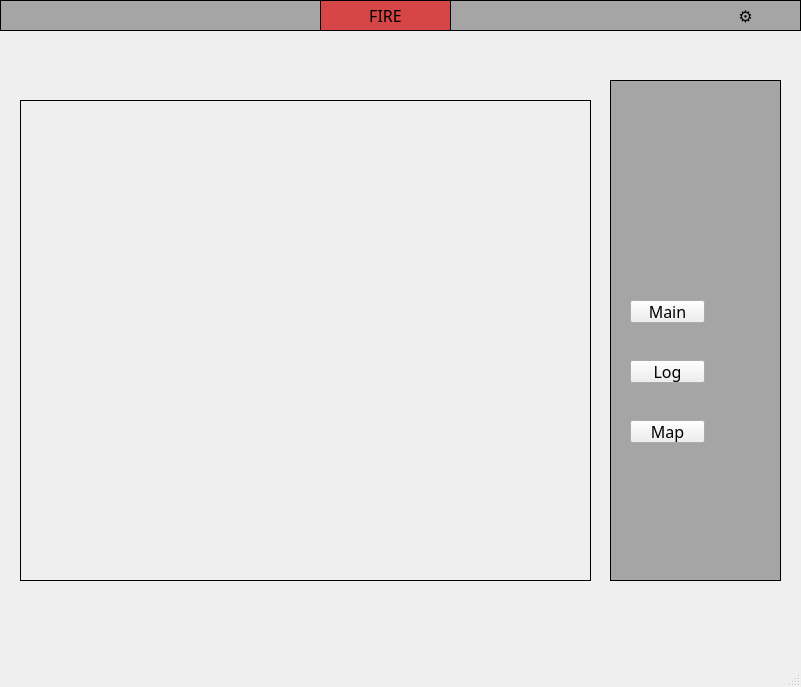
<?xml version="1.0" encoding="UTF-8"?>
<ui version="4.0">
 <class>MainWindow</class>
 <widget class="QMainWindow" name="MainWindow">
  <property name="geometry">
   <rect>
    <x>0</x>
    <y>0</y>
    <width>801</width>
    <height>687</height>
   </rect>
  </property>
  <property name="font">
   <font>
    <family>굴림</family>
    <pointsize>12</pointsize>
   </font>
  </property>
  <property name="mouseTracking">
   <bool>false</bool>
  </property>
  <property name="tabletTracking">
   <bool>false</bool>
  </property>
  <property name="focusPolicy">
   <enum>Qt::ClickFocus</enum>
  </property>
  <property name="contextMenuPolicy">
   <enum>Qt::ActionsContextMenu</enum>
  </property>
  <property name="windowTitle">
   <string>영진 화재경보 시스템</string>
  </property>
  <property name="windowIcon">
   <iconset>
    <normaloff>resource/다운로드.png</normaloff>resource/다운로드.png</iconset>
  </property>
  <property name="layoutDirection">
   <enum>Qt::LeftToRight</enum>
  </property>
  <property name="autoFillBackground">
   <bool>true</bool>
  </property>
  <property name="toolButtonStyle">
   <enum>Qt::ToolButtonIconOnly</enum>
  </property>
  <widget class="QWidget" name="centralwidget">
   <widget class="QLabel" name="label">
    <property name="geometry">
     <rect>
      <x>320</x>
      <y>0</y>
      <width>131</width>
      <height>31</height>
     </rect>
    </property>
    <property name="styleSheet">
     <string notr="true">background-color: rgb(214, 70, 70);
border-top: 1px solid black;
border-right: 1px solid black;
border-bottom: 1px solid black;
border-left: 1px solid </string>
    </property>
    <property name="text">
     <string>FIRE</string>
    </property>
    <property name="alignment">
     <set>Qt::AlignCenter</set>
    </property>
   </widget>
   <widget class="QLabel" name="label_2">
    <property name="geometry">
     <rect>
      <x>0</x>
      <y>0</y>
      <width>801</width>
      <height>31</height>
     </rect>
    </property>
    <property name="styleSheet">
     <string notr="true">background-color: rgb(165, 165, 165);
border-top: 1px solid black;
border-right: 1px solid black;
border-bottom: 1px solid black;
border-left: 1px solid </string>
    </property>
    <property name="text">
     <string/>
    </property>
   </widget>
   <widget class="QLabel" name="label_4">
    <property name="geometry">
     <rect>
      <x>610</x>
      <y>80</y>
      <width>171</width>
      <height>501</height>
     </rect>
    </property>
    <property name="styleSheet">
     <string notr="true">background-color: rgb(165, 165, 165);
border-top: 1px solid black;
border-right: 1px solid black;
border-bottom: 1px solid black;
border-left: 1px solid </string>
    </property>
    <property name="text">
     <string/>
    </property>
   </widget>
   <widget class="QToolButton" name="toolButton">
    <property name="geometry">
     <rect>
      <x>730</x>
      <y>0</y>
      <width>31</width>
      <height>31</height>
     </rect>
    </property>
    <property name="text">
     <string>⚙️</string>
    </property>
    <property name="popupMode">
     <enum>QToolButton::InstantPopup</enum>
    </property>
    <property name="autoRaise">
     <bool>true</bool>
    </property>
   </widget>
   <widget class="QPushButton" name="pushButton">
    <property name="geometry">
     <rect>
      <x>630</x>
      <y>300</y>
      <width>75</width>
      <height>23</height>
     </rect>
    </property>
    <property name="text">
     <string>Main</string>
    </property>
   </widget>
   <widget class="QPushButton" name="pushButton_2">
    <property name="geometry">
     <rect>
      <x>630</x>
      <y>360</y>
      <width>75</width>
      <height>23</height>
     </rect>
    </property>
    <property name="text">
     <string>Log</string>
    </property>
   </widget>
   <widget class="QPushButton" name="pushButton_3">
    <property name="geometry">
     <rect>
      <x>630</x>
      <y>420</y>
      <width>75</width>
      <height>23</height>
     </rect>
    </property>
    <property name="text">
     <string>Map</string>
    </property>
   </widget>
   <widget class="QStackedWidget" name="stackedWidget">
    <property name="geometry">
     <rect>
      <x>10</x>
      <y>80</y>
      <width>771</width>
      <height>541</height>
     </rect>
    </property>
    <property name="currentIndex">
     <number>2</number>
    </property>
    <widget class="QWidget" name="page1">
     <widget class="QLabel" name="label_5">
      <property name="geometry">
       <rect>
        <x>20</x>
        <y>20</y>
        <width>540</width>
        <height>420</height>
       </rect>
      </property>
      <property name="styleSheet">
       <string notr="true">background-color: rgb(165, 165, 165);
border-top: 1px solid black;
border-right: 1px solid black;
border-bottom: 1px solid black;
border-left: 1px solid </string>
      </property>
      <property name="text">
       <string/>
      </property>
     </widget>
     <widget class="QLabel" name="main_img_2">
      <property name="geometry">
       <rect>
        <x>30</x>
        <y>30</y>
        <width>520</width>
        <height>400</height>
       </rect>
      </property>
      <property name="styleSheet">
       <string notr="true">background-image: url(:/newPrefix/main.jpg);
image: url(:/newPrefix/main.jpg);
border-top: 1px solid black;
border-right: 1px solid black;
border-bottom: 1px solid black;
border-left: 1px solid </string>
      </property>
      <property name="text">
       <string/>
      </property>
      <property name="textFormat">
       <enum>Qt::AutoText</enum>
      </property>
      <property name="pixmap">
       <pixmap resource="resource/main.qrc">:/newPrefix/main.jpg</pixmap>
      </property>
      <property name="scaledContents">
       <bool>true</bool>
      </property>
     </widget>
    </widget>
    <widget class="QWidget" name="page2">
     <widget class="QLabel" name="label_3">
      <property name="geometry">
       <rect>
        <x>20</x>
        <y>20</y>
        <width>540</width>
        <height>501</height>
       </rect>
      </property>
      <property name="styleSheet">
       <string notr="true">background-color: rgb(58, 58, 58);</string>
      </property>
      <property name="text">
       <string/>
      </property>
     </widget>
    </widget>
    <widget class="QWidget" name="page3">
     <widget class="QLabel" name="label_6">
      <property name="geometry">
       <rect>
        <x>10</x>
        <y>20</y>
        <width>571</width>
        <height>481</height>
       </rect>
      </property>
      <property name="styleSheet">
       <string notr="true">background-image: url(:/newPrefix/.jpg);
image: url(:/newPrefix/.jpg);
border-top: 1px solid black;
border-right: 1px solid black;
border-bottom: 1px solid black;
border-left: 1px solid </string>
      </property>
      <property name="text">
       <string/>
      </property>
      <property name="pixmap">
       <pixmap>resource/.jpg</pixmap>
      </property>
      <property name="scaledContents">
       <bool>true</bool>
      </property>
     </widget>
    </widget>
   </widget>
   <zorder>stackedWidget</zorder>
   <zorder>label_4</zorder>
   <zorder>label_2</zorder>
   <zorder>label</zorder>
   <zorder>toolButton</zorder>
   <zorder>pushButton</zorder>
   <zorder>pushButton_2</zorder>
   <zorder>pushButton_3</zorder>
  </widget>
  <widget class="QStatusBar" name="statusbar"/>
  <action name="action">
   <property name="text">
    <string>열기</string>
   </property>
  </action>
  <action name="action_2">
   <property name="text">
    <string>저장</string>
   </property>
  </action>
 </widget>
 <resources>
  <include location="resource/main.qrc"/>
 </resources>
 <connections/>
</ui>
